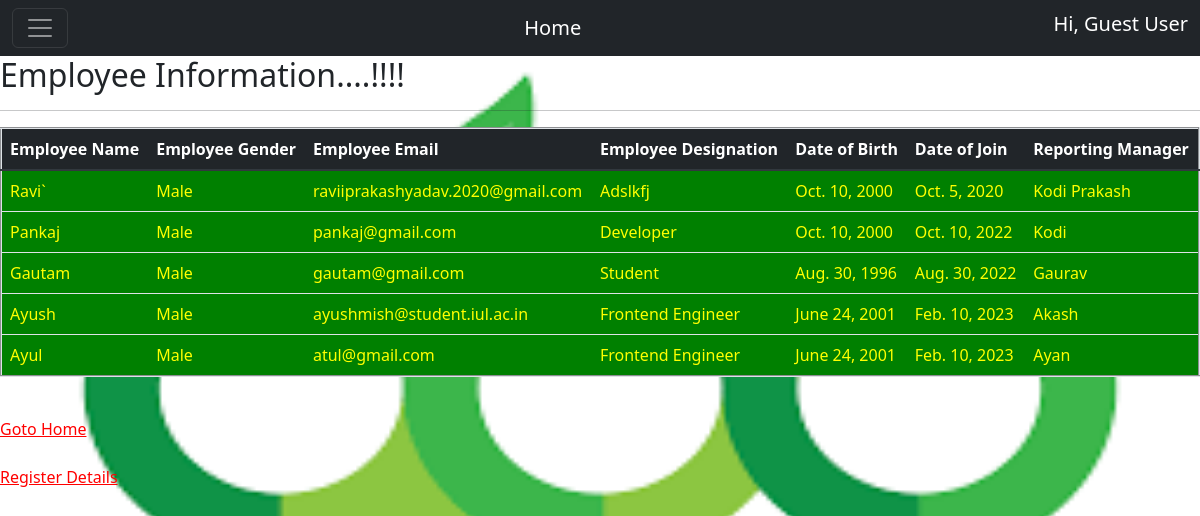
Page /app/get_emp_data on the committed database.
### app/models.py (models this page shows, shortened)
class Employee(models.Model):
    CHOICE=(('male','Male'), ('female',' Female'),('other','Others'))
    name=models.CharField(max_length=30)
    email=models.EmailField()
    date_of_birth=models.DateField()
    date_of_join=models.DateField()
    gender=models.CharField(max_length=20, choices=CHOICE )
    designation=models.CharField(max_length=30)
    reporting_manager=models.CharField(max_length=30)

### app/views.py (the view)
# urls.py: path("get_emp_data", views.get_emp_data),
def get_emp_data(request):
    emp_data=Employee.objects.all()
    return render(request,'app/emp_data.html',{'emp_data':emp_data})

### templates/app/emp_data.html (shortened to what this page needs)
{% extends 'app/base.html' %}
  {% block body_block %}
    <h2>Employee Information....!!!!</h2>
    <hr>
    <table class="table" border="2">
        <thead class="thead-dark">
          <tr>
            <th scope="col">Employee Name</th>
            <th scope="col">Employee Gender</th>
            <th scope="col">Employee Email</th>
            <th scope="col">Employee Designation</th>
            <th scope="col">Date of Birth</th>
            <th scope="col">Date of Join</th>
            <th scope="col">Reporting Manager</th>
          </tr>
        </thead>
        <tbody>
            {% for data in emp_data %}
          <tr>
            <td> {{data.name|title}}</td>
            <td> {{data.gender|title}}</td>
            <td>{{data.email|lower}}</td>
            <td>{{data.designation|title}}</td>
            <td>{{data.date_of_birth}}</td>
            <td>{{data.date_of_join}}</td>
            <td>{{data.reporting_manager|title}}</td>
          </tr>
          {% endfor %}
        </tbody>
      </table>
    <br>
    <a href="/app/home" >Goto Home</a>
    <br>
    <br>
    <a href="/app/empdataform">Register Details</a>
    {% endblock %}

### templates/app/base.html (shortened to what this page needs)
<!DOCTYPE html>
<html lang="en">
<head>
  <link rel="stylesheet" href="https://maxcdn.bootstrapcdn.com/bootstrap/4.0.0/css/bootstrap.min.css"
>
    <link href="https://cdn.jsdelivr.net/npm/bootstrap@5.2.0/dist/css/bootstrap.min.css" rel="stylesheet">
    <link href="https://getbootstrap.com/docs/5.2/assets/css/docs.css" rel="stylesheet">
</head>
<body>
  <nav class="navbar navbar-dark bg-dark fixed" >
    <div class="container-fluid">
      <button class="navbar-toggler" type="button" data-bs-toggle="offcanvas" data-bs-target="#offcanvasDarkNavbar" aria-controls="offcanvasDarkNavbar">
        <span class="navbar-toggler-icon"></span>
      </button>
      <a class="navbar-brand" href="/app/home">Home</a>
{% if user.is_authenticated %}
      <h5 style="color: white">Hi, {{user.first_name|title}} {{user.last_name|title}}</h5>
     {% else %}
     <h5 style=color:white>Hi, Guest User</h5>
    {% endif %}
      </div>
  </nav>
{% block body_block %}
{% endblock %}
</body>
</html>

### templates/app/base.html (style rules this page uses)
body { background-repeat: no-repeat; background-attachment: fixed; background-size: 100% 100%; }

### templates/app/emp_data.html (style rules this page uses)
a:link { color: red; }
tr { background-color:green; color:yellow; }

### rows in the picture
Employee: name "Ravi`", gender "Male", email "raviiprakashyadav.2020@gmail.com", designation "Adslkfj", date_of_birth "Oct. 10, 2000", date_of_join "Oct. 5, 2020", reporting_manager "Kodi Prakash"
Employee: name "Pankaj", gender "Male", email "pankaj@gmail.com", designation "Developer", date_of_birth "Oct. 10, 2000", date_of_join "Oct. 10, 2022", reporting_manager "Kodi"
Employee: name "Gautam", gender "Male", email "gautam@gmail.com", designation "Student", date_of_birth "Aug. 30, 1996", date_of_join "Aug. 30, 2022", reporting_manager "Gaurav"
Employee: name "Ayush", gender "Male", email "ayushmish@student.iul.ac.in", designation "Frontend Engineer", date_of_birth "June 24, 2001", date_of_join "Feb. 10, 2023", reporting_manager "Akash"
Employee: name "Ayul", gender "Male", email "atul@gmail.com", designation "Frontend Engineer", date_of_birth "June 24, 2001", date_of_join "Feb. 10, 2023", reporting_manager "Ayan"
